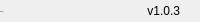
              <widget class="QFrame" name="bottomBar">
               <property name="minimumSize">
                <size>
                 <width>0</width>
                 <height>22</height>
                </size>
               </property>
               <property name="maximumSize">
                <size>
                 <width>16777215</width>
                 <height>22</height>
                </size>
               </property>
               <property name="frameShape">
                <enum>QFrame::NoFrame</enum>
               </property>
               <property name="frameShadow">
                <enum>QFrame::Raised</enum>
               </property>
               <layout class="QHBoxLayout" name="horizontalLayout_5">
                <property name="spacing">
                 <number>0</number>
                </property>
                <property name="leftMargin">
                 <number>0</number>
                </property>
                <property name="topMargin">
                 <number>0</number>
                </property>
                <property name="rightMargin">
                 <number>0</number>
                </property>
                <property name="bottomMargin">
                 <number>0</number>
                </property>
                <item>
                 <widget class="QLabel" name="creditsLabel">
                  <property name="maximumSize">
                   <size>
                    <width>16777215</width>
                    <height>16</height>
                   </size>
                  </property>
                  <property name="font">
                   <font>
                    <family>Gotham</family>
                    <pointsize>-1</pointsize>
                    <italic>false</italic>
                    <bold>false</bold>
                   </font>
                  </property>
                  <property name="text">
                   <string>By: gpk</string>
                  </property>
                  <property name="alignment">
                   <set>Qt::AlignLeading|Qt::AlignLeft|Qt::AlignVCenter</set>
                  </property>
                 </widget>
                </item>
                <item>
                 <widget class="QLabel" name="version">
                  <property name="text">
                   <string>v1.0.3</string>
                  </property>
                  <property name="alignment">
                   <set>Qt::AlignRight|Qt::AlignTrailing|Qt::AlignVCenter</set>
                  </property>
                 </widget>
                </item>
                <item>
                 <widget class="QFrame" name="frame_size_grip">
                  <property name="minimumSize">
                   <size>
                    <width>20</width>
                    <height>0</height>
                   </size>
                  </property>
                  <property name="maximumSize">
                   <size>
                    <width>20</width>
                    <height>16777215</height>
                   </size>
                  </property>
                  <property name="frameShape">
                   <enum>QFrame::NoFrame</enum>
                  </property>
                  <property name="frameShadow">
                   <enum>QFrame::Raised</enum>
                  </property>
                 </widget>
                </item>
               </layout>
              </widget>
